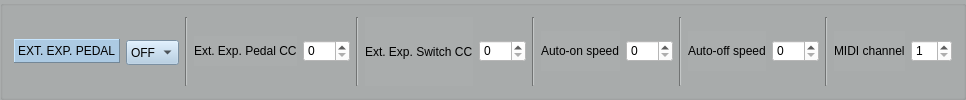
    <widget class="QGroupBox" name="formGroupBox">
     <property name="sizePolicy">
      <sizepolicy hsizetype="Expanding" vsizetype="Preferred">
       <horstretch>0</horstretch>
       <verstretch>0</verstretch>
      </sizepolicy>
     </property>
     <property name="styleSheet">
      <string notr="true">background-color: rgb(170, 173, 173);</string>
     </property>
     <layout class="QHBoxLayout" name="horizontalLayout_4">
      <item>
       <widget class="QLabel" name="label_DAELECTRONICS_3">
        <property name="sizePolicy">
         <sizepolicy hsizetype="Fixed" vsizetype="Minimum">
          <horstretch>0</horstretch>
          <verstretch>0</verstretch>
         </sizepolicy>
        </property>
        <property name="minimumSize">
         <size>
          <width>0</width>
          <height>20</height>
         </size>
        </property>
        <property name="maximumSize">
         <size>
          <width>125</width>
          <height>24</height>
         </size>
        </property>
        <property name="styleSheet">
         <string notr="true">background-color: rgb(172, 202, 227);</string>
        </property>
        <property name="frameShape">
         <enum>QFrame::Panel</enum>
        </property>
        <property name="frameShadow">
         <enum>QFrame::Raised</enum>
        </property>
        <property name="text">
         <string>&lt;html&gt;&lt;head/&gt;&lt;body&gt;&lt;p&gt;EXT. EXP. PEDAL&lt;/p&gt;&lt;/body&gt;&lt;/html&gt;</string>
        </property>
       </widget>
      </item>
      <item>
       <widget class="QComboBox" name="onoffSlider">
        <property name="minimumSize">
         <size>
          <width>0</width>
          <height>25</height>
         </size>
        </property>
        <property name="maximumSize">
         <size>
          <width>65</width>
          <height>22</height>
         </size>
        </property>
        <property name="styleSheet">
         <string notr="true">background-color: rgb(172, 202, 227);</string>
        </property>
        <item>
         <property name="text">
          <string>OFF</string>
         </property>
        </item>
        <item>
         <property name="text">
          <string>ON</string>
         </property>
        </item>
       </widget>
      </item>
      <item>
       <widget class="Line" name="line_29">
        <property name="orientation">
         <enum>Qt::Vertical</enum>
        </property>
       </widget>
      </item>
      <item>
       <widget class="QLabel" name="label_EXTPEDCC">
        <property name="sizePolicy">
         <sizepolicy hsizetype="Fixed" vsizetype="Preferred">
          <horstretch>0</horstretch>
          <verstretch>0</verstretch>
         </sizepolicy>
        </property>
        <property name="maximumSize">
         <size>
          <width>130</width>
          <height>30</height>
         </size>
        </property>
        <property name="text">
         <string>Ext. Exp. Pedal CC</string>
        </property>
       </widget>
      </item>
      <item>
       <widget class="QSpinBox" name="spinBox_EXPPED">
        <property name="sizePolicy">
         <sizepolicy hsizetype="Fixed" vsizetype="Fixed">
          <horstretch>0</horstretch>
          <verstretch>0</verstretch>
         </sizepolicy>
        </property>
        <property name="maximumSize">
         <size>
          <width>60</width>
          <height>16777215</height>
         </size>
        </property>
        <property name="styleSheet">
         <string notr="true">background-color: rgb(255, 255, 255);</string>
        </property>
        <property name="maximum">
         <number>127</number>
        </property>
       </widget>
      </item>
      <item>
       <widget class="Line" name="line_61">
        <property name="orientation">
         <enum>Qt::Vertical</enum>
        </property>
       </widget>
      </item>
      <item>
       <widget class="QLabel" name="label_EXTPEDSWCC">
        <property name="sizePolicy">
         <sizepolicy hsizetype="Fixed" vsizetype="Preferred">
          <horstretch>0</horstretch>
          <verstretch>0</verstretch>
         </sizepolicy>
        </property>
        <property name="maximumSize">
         <size>
          <width>130</width>
          <height>16777215</height>
         </size>
        </property>
        <property name="text">
         <string>Ext. Exp. Switch CC</string>
        </property>
       </widget>
      </item>
      <item>
       <widget class="QSpinBox" name="spinBox_EXPEDSWITCH">
        <property name="sizePolicy">
         <sizepolicy hsizetype="Fixed" vsizetype="Fixed">
          <horstretch>0</horstretch>
          <verstretch>0</verstretch>
         </sizepolicy>
        </property>
        <property name="maximumSize">
         <size>
          <width>60</width>
          <height>16777215</height>
         </size>
        </property>
        <property name="styleSheet">
         <string notr="true">background-color: rgb(255, 255, 255);</string>
        </property>
        <property name="maximum">
         <number>127</number>
        </property>
       </widget>
      </item>
      <item>
       <widget class="Line" name="line_62">
        <property name="orientation">
         <enum>Qt::Vertical</enum>
        </property>
       </widget>
      </item>
      <item>
       <widget class="QLabel" name="label_EXTPEDSPEEDON">
        <property name="sizePolicy">
         <sizepolicy hsizetype="Fixed" vsizetype="Preferred">
          <horstretch>0</horstretch>
          <verstretch>0</verstretch>
         </sizepolicy>
        </property>
        <property name="maximumSize">
         <size>
          <width>16777215</width>
          <height>40</height>
         </size>
        </property>
        <property name="text">
         <string>Auto-on speed</string>
        </property>
       </widget>
      </item>
      <item>
       <widget class="QSpinBox" name="spinBox_EXPEDAUTOON">
        <property name="sizePolicy">
         <sizepolicy hsizetype="Fixed" vsizetype="Fixed">
          <horstretch>0</horstretch>
          <verstretch>0</verstretch>
         </sizepolicy>
        </property>
        <property name="maximumSize">
         <size>
          <width>60</width>
          <height>16777215</height>
         </size>
        </property>
        <property name="styleSheet">
         <string notr="true">background-color: rgb(255, 255, 255);</string>
        </property>
        <property name="maximum">
         <number>255</number>
        </property>
       </widget>
      </item>
      <item>
       <widget class="Line" name="line_63">
        <property name="orientation">
         <enum>Qt::Vertical</enum>
        </property>
       </widget>
      </item>
      <item>
       <widget class="QLabel" name="label_EXTPEDSPEEDOFF">
        <property name="sizePolicy">
         <sizepolicy hsizetype="Fixed" vsizetype="Preferred">
          <horstretch>0</horstretch>
          <verstretch>0</verstretch>
         </sizepolicy>
        </property>
        <property name="maximumSize">
         <size>
          <width>16777215</width>
          <height>40</height>
         </size>
        </property>
        <property name="text">
         <string>Auto-off speed</string>
        </property>
       </widget>
      </item>
      <item>
       <widget class="QSpinBox" name="spinBox_EXPEDAUTOFF">
        <property name="sizePolicy">
         <sizepolicy hsizetype="Fixed" vsizetype="Fixed">
          <horstretch>0</horstretch>
          <verstretch>0</verstretch>
         </sizepolicy>
        </property>
        <property name="maximumSize">
         <size>
          <width>60</width>
          <height>16777215</height>
         </size>
        </property>
        <property name="styleSheet">
         <string notr="true">background-color: rgb(255, 255, 255);</string>
        </property>
        <property name="maximum">
         <number>255</number>
        </property>
       </widget>
      </item>
      <item>
       <widget class="Line" name="line_66">
        <property name="orientation">
         <enum>Qt::Vertical</enum>
        </property>
       </widget>
      </item>
      <item>
       <widget class="QLabel" name="label_EXTPEDMIDICH">
        <property name="sizePolicy">
         <sizepolicy hsizetype="Fixed" vsizetype="Preferred">
          <horstretch>0</horstretch>
          <verstretch>0</verstretch>
         </sizepolicy>
        </property>
        <property name="maximumSize">
         <size>
          <width>16777215</width>
          <height>40</height>
         </size>
        </property>
        <property name="text">
         <string>MIDI channel</string>
        </property>
       </widget>
      </item>
      <item>
       <widget class="QSpinBox" name="spinBox_EXPEDMIDCH">
        <property name="sizePolicy">
         <sizepolicy hsizetype="Fixed" vsizetype="Fixed">
          <horstretch>0</horstretch>
          <verstretch>0</verstretch>
         </sizepolicy>
        </property>
        <property name="maximumSize">
         <size>
          <width>60</width>
          <height>16777215</height>
         </size>
        </property>
        <property name="styleSheet">
         <string notr="true">background-color: rgb(255, 255, 255);</string>
        </property>
        <property name="minimum">
         <number>1</number>
        </property>
        <property name="maximum">
         <number>16</number>
        </property>
       </widget>
      </item>
     </layout>
    </widget>
